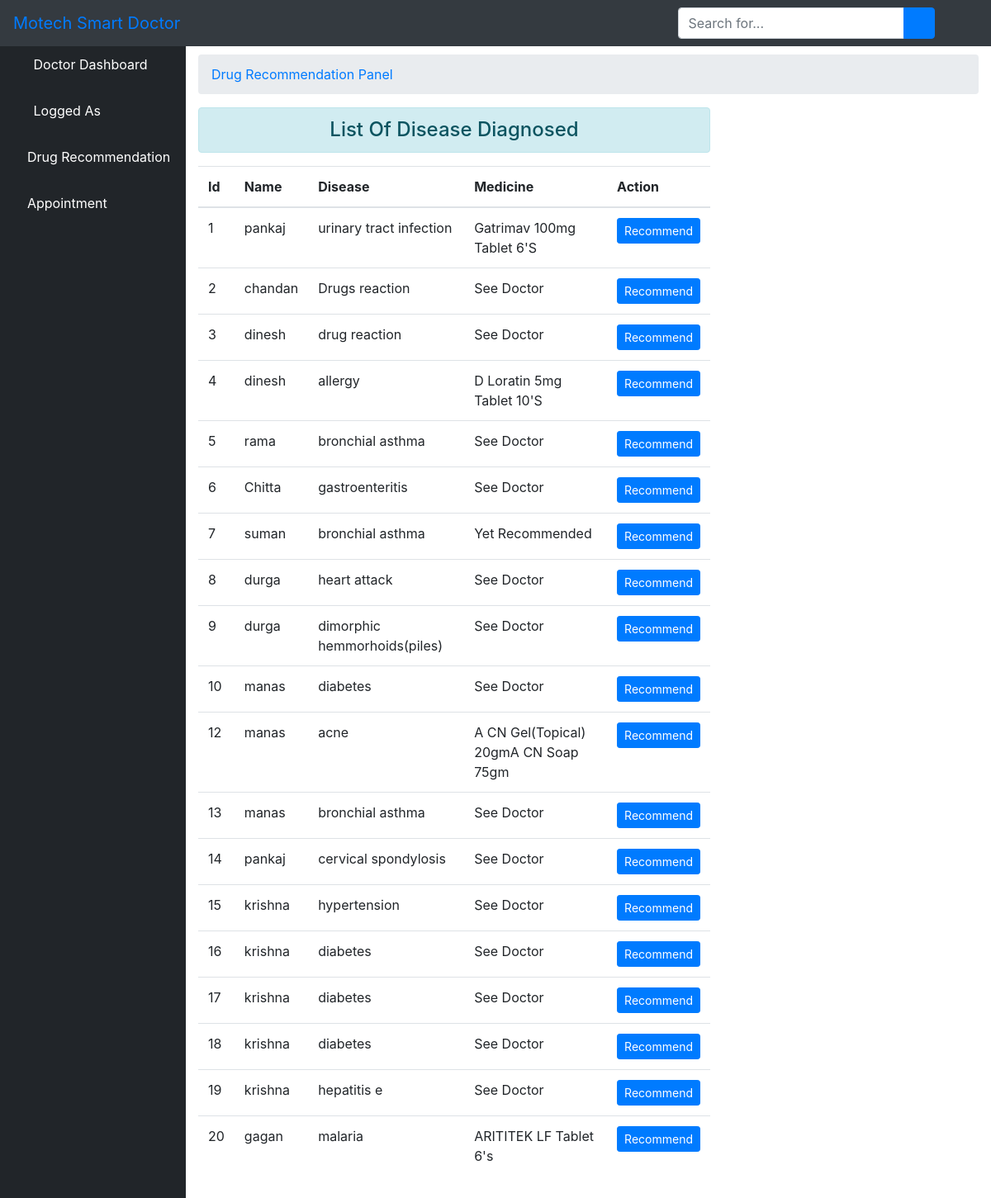
The app's page /commend/ with its own data.
### core/models.py (models this page shows, shortened)
class Medical(models.Model):
    s1 = models.CharField(max_length=200)
    s2 = models.CharField(max_length=200)
    s3 = models.CharField(max_length=200)
    s4 = models.CharField(max_length=200)
    s5 = models.CharField(max_length=200)
    disease = models.CharField(max_length=200)
    medicine = models.CharField(max_length=200)
    patient = models.ForeignKey(User, related_name="patient", on_delete= models.CASCADE)
    doctor = models.ForeignKey(User, related_name="doctor", on_delete= models.CASCADE, null=True)
    created_on = models.DateTimeField(auto_now_add=True)

class User(AbstractUser):
    is_patient = models.BooleanField(default=False)
    is_doctor = models.BooleanField(default=False)
    phonenumber = models.CharField(max_length=200,null=True)

### core/views.py (the view)
# urls.py: path('commend/', views.doctor_commend, name='commend'),
def doctor_commend(request):
	user_id = request.user.id
	disease = Medical.objects.all()
	context = {'disease':disease}
	return render(request, 'doctor/result.html', context)

### core/templates/doctor/result.html (shortened to what this page needs)
{% extends 'doctor/base.html' %}
{% block body %}
 <div id="content-wrapper">
        <div class="container-fluid">
            <ol class="breadcrumb">
                <li class="breadcrumb-item">
                    <a href="">Drug Recommendation Panel</a>
                </li>
            </ol>
            <div class="row">
            <div class="col-sm-8">
                <h4 class="text-center alert alert-info">List Of Disease Diagnosed</h4>
                <table class="table table-hover">
                    <thead>
                        <tr>
                            <th scope="col">Id</th>
                            <th scope="col">Name</th>
                            <th scope="col">Disease</th>
                            <th scope="col">Medicine</th>
                            <th scope="col">Action</th>
                        </tr>
                    </thead>
                    <tbody id="tbody">
                        {% for d in disease %}
                        <tr>
                            <td>{{ d.id }}</td>
                            <td>{{ d.patient.username }}</td>
                            <td>{{ d.disease }}</td>
                            {% if d.medicine == "" %}
                            <td>Yet Recommended</td>
                            {% else %}
                            <td>{{ d.medicine }}</td>
                            {% endif %}
                            <td><input class="btn btn-primary btn-sm btn_recommend" type="button" data-sid="{{d.id}}" value="Recommend">
                          </td>
                        </tr>
                        {% endfor %}
                    </tbody>
                </table>
            </div>
            </div>
        </div>
        </div>
{% endblock %}

### core/templates/doctor/base.html (shortened to what this page needs)
{% load static %}
<!DOCTYPE html>
<html>
<head>
    <link rel="stylesheet" href="{% static 'core/css/bootstrap/four/bootstrap.css' %}">
    <link href="{% static 'core/css/sb-admin.css' %}" rel="stylesheet">
    <link href="{% static 'core/css/fontawesome-free/css/all.min.css' %}" rel="stylesheet" type="text/css">
</head>
<body id="page-top">
<nav class="navbar navbar-expand navbar-dark bg-dark fixed-top">
    <a class="navbar-brand mr-1 text-primary" href="">Motech Smart Doctor</a>
    <button class="btn btn-link btn-sm text-white order-1 order-sm-0" id="sidebarToggle" href="#">
        <i class="fas fa-bars"></i>
    </button>
    <form class="d-none d-md-inline-block form-inline ml-auto mr-0 mr-md-3 my-2 my-md-0">
        <div class="input-group">
            <input type="text" class="form-control" placeholder="Search for..." aria-label="Search" aria-describedby="basic-addon2">
            <div class="input-group-append">
                <button class="btn btn-primary" type="button">
                    <i class="fas fa-search"></i>
                </button>
            </div>
        </div>
    </form>
    <ul class="navbar-nav ml-auto ml-md-0">
        <li class="nav-item dropdown no-arrow">
            <a class="nav-link dropdown-toggle" href="#" id="userDropdown" role="button" data-toggle="dropdown" aria-haspopup="true" aria-expanded="false">
                <i class="fas fa-user-circle fa-fw text-primary"></i>
            </a>
        </li>
    </ul>
</nav>
<div id="wrapper" style="padding-top: 50px">
<ul class="sidebar navbar-nav">
    <li class="nav-item active">
        <a class="nav-link" href="{% url 'doctor' %}">
            <i class="fas fa-fw fa-tachometer-alt"></i>
            <span>Doctor Dashboard</span>
        </a>
    </li>
    <li class="nav-item active">
        <a class="nav-link" href="">
            <i class="fas fa-user-circle fa-fw text-primary"></i>
            <span>Logged As {{ user.username }}</span>
        </a>
    </li>
    <li class="nav-item">
        <a class="nav-link" href="{% url 'commend' %}">
            <i class="fas fa-medkit text-primary"></i>
            <span style="color: white">Drug Recommendation</span>
        </a>
    </li>
    <li class="nav-item">
        <a class="nav-link" href="{% url 'meet_list' %}">
            <i class="fas fa-calendar text-primary"></i>
            <span style="color: white">Appointment</span>
        </a>
    </li>
</ul>
    {% block body %}{% endblock %}
</div>

### records on screen
Medical: id "1", patient.username "pankaj", disease "urinary tract infection", medicine "Gatrimav 100mg Tablet 6'S"
Medical: id "2", patient.username "chandan", disease "Drugs reaction", medicine "See Doctor"
Medical: id "3", patient.username "dinesh", disease "drug reaction", medicine "See Doctor"
Medical: id "4", patient.username "dinesh", disease "allergy", medicine "D Loratin 5mg Tablet 10'S"
Medical: id "5", patient.username "rama", disease "bronchial asthma", medicine "See Doctor"
Medical: id "6", patient.username "Chitta", disease "gastroenteritis", medicine "See Doctor"
Medical: id "7", patient.username "suman", disease "bronchial asthma", medicine "Yet Recommended"
Medical: id "8", patient.username "durga", disease "heart attack", medicine "See Doctor"
Medical: id "9", patient.username "durga", disease "dimorphic hemmorhoids(piles)", medicine "See Doctor"
Medical: id "10", patient.username "manas", disease "diabetes", medicine "See Doctor"
Medical: id "12", patient.username "manas", disease "acne", medicine "A CN Gel(Topical) 20gmA CN Soap 75gm"
Medical: id "13", patient.username "manas", disease "bronchial asthma", medicine "See Doctor"
Medical: id "14", patient.username "pankaj", disease "cervical spondylosis", medicine "See Doctor"
Medical: id "15", patient.username "krishna", disease "hypertension", medicine "See Doctor"
Medical: id "16", patient.username "krishna", disease "diabetes", medicine "See Doctor"
Medical: id "17", patient.username "krishna", disease "diabetes", medicine "See Doctor"
Medical: id "18", patient.username "krishna", disease "diabetes", medicine "See Doctor"
Medical: id "19", patient.username "krishna", disease "hepatitis e", medicine "See Doctor"
Medical: id "20", patient.username "gagan", disease "malaria", medicine "ARITITEK LF Tablet 6's"
